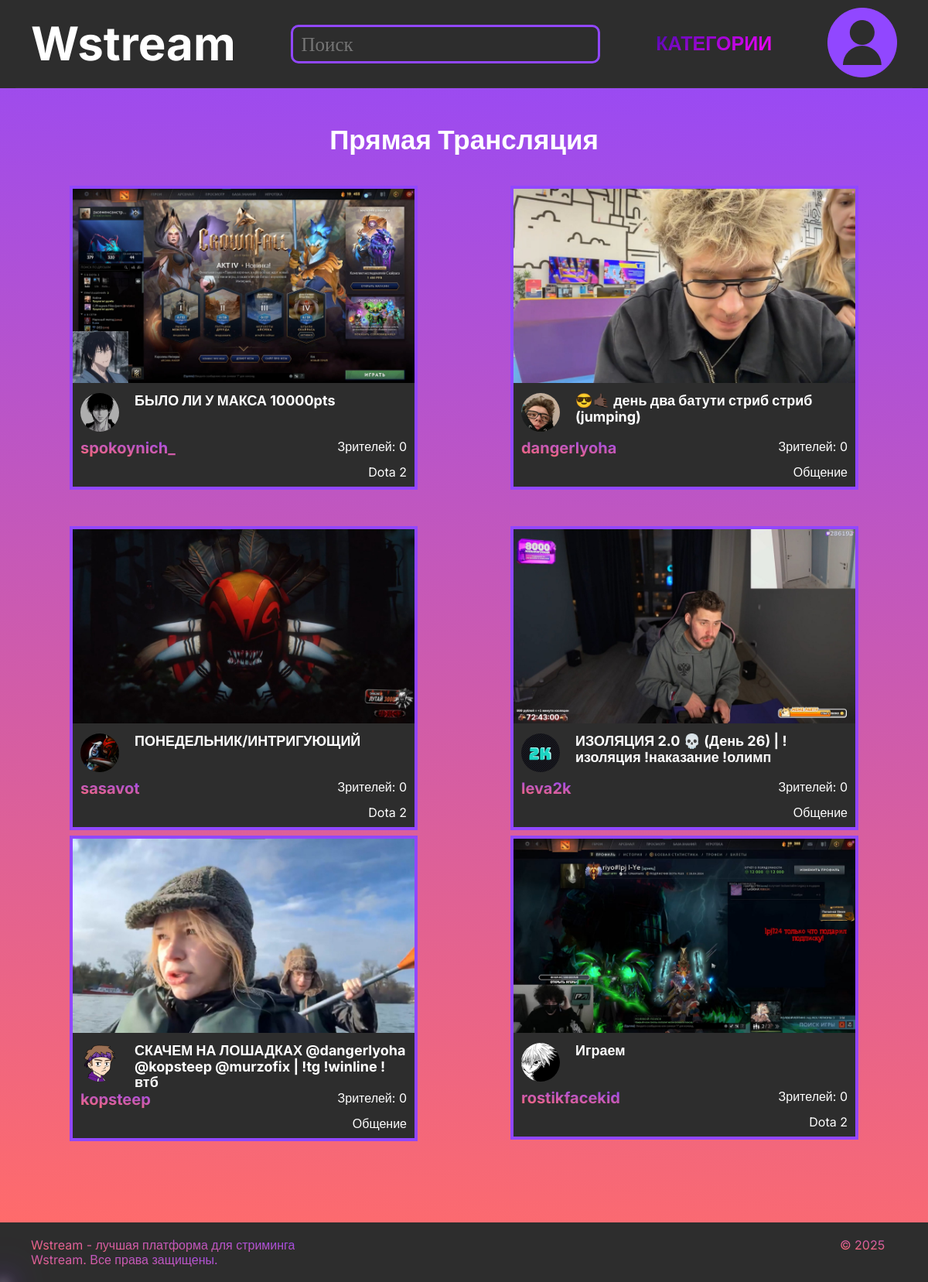
The page / on the database its author committed.
### hello/models.py (models this page shows, shortened)
class Streams(models.Model):
    status = [
        ("Транслируется", "Транслируется"),
        ("Завершился", "Завершился")
    ]
    name = models.CharField('Название стрима', max_length=200, default="Новый стрим")
    id_users = models.ForeignKey(Users, on_delete=models.CASCADE, verbose_name='Пользователь')
    category = models.ForeignKey(StreamCategory, on_delete=models.SET_NULL, null=True, blank=True, verbose_name='Категория')
    status = models.CharField('Статус', max_length=50, choices=status, default="Транслируется")
    preview = models.ImageField('Обложка', upload_to='stream-preview/', null=True, blank=True)
    start_time = models.DateTimeField('Время начала стрима', default=timezone.now)
    end_time = models.DateTimeField('Время окончания стрима', null=True, blank=True)
    max_viewers = models.IntegerField('Макс. кол. зрителей', null=True, blank=True, default=0)
    description = models.TextField('Описание стрима', null=True, blank=True)
    class Meta:
        verbose_name = "Стрим"
        verbose_name_plural = "Стримы"
    @staticmethod
    def get_current_streams():
        return Streams.objects.filter(status="Транслируется").order_by('-start_time')

class Users(models.Model):
    rol = [
        ("Админ", "Админ"),
        ("Модератор", "Модератор"),
        ("Обычный пользователь", "Обычный пользователь")
    ]
    user = models.OneToOneField(User, on_delete=models.CASCADE, verbose_name='Пользователь Django', null=True, blank=True)
    user_name = models.CharField(verbose_name='Имя пользователя', max_length=30, default="Пользователь")
    email = models.EmailField("Почта", max_length=100, default="user@example.com")
    hash_particle = models.CharField('Хэш', max_length=100, blank=True, null=True)
    registration_date = models.DateField("Дата регистрации", auto_now_add=True)
    about = models.TextField("Информация о себе", null=True, blank=True)
    avatar = models.ImageField('Аватарка', upload_to='users_photos/', null=True, blank=True, default='users_photos/default_avatar.png')
    nickname = models.CharField("Никнейм", max_length=50, default="User")
    roles = models.CharField('Роль', max_length=50, choices=rol, default="Обычный пользователь")
    class Meta:
        verbose_name = "Пользователь"
        verbose_name_plural = "Пользователи"

class StreamCategory(models.Model):
    name = models.CharField('Название категории', max_length=50,  unique=True)
    image = models.ImageField('Изображение категории', upload_to='category_images/', null=True, blank=True)
    description = models.TextField('Описание категории', null=True, blank=True)
    created_at = models.DateTimeField('Дата создания', auto_now_add=True)
    current_viewers = models.IntegerField('Текущее количество зрителей', default=0)
    total_streams = models.IntegerField('Всего стримов', default=0)
    class Meta:
        verbose_name = "Категория стримов"
        verbose_name_plural = "Категории стримов"
    def __str__(self):
        return self.name

### hello/views.py (the view, shortened to what this page needs)
# urls.py: path('', page1, name='home'),
def page1(request):
    try:
        current_streams = Streams.get_current_streams()
    except Exception as e:
        current_streams = Streams.objects.none()
        print(f"Error in page1: {e}")
    context = {
        'streams': current_streams,
    }
    return render(request, 'base.html', context)

### hello/templates/base.html (shortened to what this page needs)
{% load static %}
<!DOCTYPE html>
<html lang="ru">
<head>
    <link rel="stylesheet" href="{% static 'css/normalize.css' %}" type="text/css">
    <link rel="stylesheet" href="{% static 'css/style.css' %}" type="text/css">
</head>
<body>
    <header class="header">
        <div class="container">
            <nav class="menu">
                <a href="{% url 'home' %}" class="linklogo">
                    <h1 class="title">Wstream</h1>
                </a>
                <form class="seacrh-all" action="/search" method="get">
                    <input class="search-logo" type="text" name="query" placeholder="Поиск">
                </form>
                <a href="{% url 'categories' %}" class="categoryy">Категории</a>
                <a href="{% url 'profile' %}" class="user-linkiii">
                    <img src="{% static 'images/Group 3.png' %}" alt="user" class="user-avatar">
                </a>
            </nav>
        </div>
    </header>
    <main class="main">
        <div class="container2">
            <h2 class="live-stream">Прямая Трансляция</h2>
            <div class="treams">
                {% for stream in streams %}
                <a href="{% url 'stream_detail' stream.id %}" class="link-streamer">
                    <div class="streamer">
                        {% if stream.preview %}
                        <img src="{{ stream.preview.url }}" alt="Обложка" class="pr">
                        {% else %}
                        <img src="{% static 'images/image (3).png' %}" alt="Обложка" class="pr">
                        {% endif %}
                        <div class="information">
                            {% if stream.id_users.avatar %}
                            <img src="{{ stream.id_users.avatar.url }}" alt="ava" class="avatar">
                            {% else %}
                            <img src="{% static 'images/image (2).png' %}" alt="ava" class="avatar">
                            {% endif %}
                            <h3 class="name-stream">{{ stream.name }}</h3>
                        </div>
                        <div class="right-left">
                            <p class="nick">{{ stream.id_users.nickname }}</p>
                            <p class="viewers">Зрителей: {{ stream.max_viewers|default:"0" }}</p>
                        </div>
                        <p class="category">{{ stream.category }}</p>
                    </div>
                </a>
                {% empty %}
                <p class="no-streams">Нет активных стримов</p>
                {% endfor %}
            </div>
        </div>
    </main>
    <footer class="footer">
        <div class="container">
            <div class="left">
                <p class="text">Wstream - лучшая платформа для стриминга</p>
            </div>
            <div class="right">
                <p class="text">© 2025 Wstream. Все права защищены.</p>
            </div>
        </div>
    </footer>
</body>
</html>

### hello/static/css/style.css (style rules this page uses)
body { color: #ffffff; min-height: 100%; min-width: 100%; cursor: none; font-family: "Inter", sans-serif; }
.linklogo { cursor: default }
* { margin: 0; box-sizing: border-box; }
a { text-decoration: none; color: #ffffff }
.header { background: #2d2d2d; width: 100vw; position: fixed; z-index: 1000; }
.container { max-width: 1490px; margin: 0 auto; }
.container2 { max-width: 1490px; margin: 90px auto; }
.menu { background: #2d2d2d; padding: 10px 20px; display: flex; justify-content: space-between; align-items: center; border-bottom: 1px solid #333; }
.search-logo { width: 600px; height: 50px; padding-left: 10px; border-radius: 10px; border: 3px solid #9147FF; font-size: 1.875rem; color: #fff; line-height: 40px; background-color: #2d2d2d; outline: none; font-family: "Inter", sans-seri; }
.categoryy { font-size: 1.5625rem; font-weight: 700; text-transform: uppercase; background: linear-gradient(150deg, #4c0aaf, #ff02ff); -webkit-background-clip: text; -webkit-text-fill-color: transparent; transition: all 0.5s; }
.main { background: linear-gradient(185deg, #9147ff, #ff6b6b); min-height: 100vh; padding: 70px 0 60px; }
.title { font-size: 3.75rem; margin: 0; font-family: "Inter", sans-serif; font-weight: 700; }
.footer { background: #2d2d2d; padding: 20px; display: flex; }
.left { display: inline; margin-right: 350px; }
.right { display: inline; margin-left: 350px; }
.text { font-family: "Inter", sans-serif; font-weight: 400; display: inline; background: linear-gradient(185deg, #9147ff, #ff6b6b); -webkit-background-clip: text; -webkit-text-fill-color: transparent; }
a, input, button, .search-logo, .user, .linklogo { cursor: none !important; }
.live-stream { text-align: center; margin-bottom: 40px; font-size: 2.1875rem; }
.link-streamer { height: 350px; }
.streamer { background-color: #2d2d2d; min-width: 200px; width: 450px; border: 4px solid #9147FF; display: block; padding-bottom: 10px; }
.name-stream { font-size: 1.125rem; padding-left: 10px; margin: 10px 10px 0 0; }
.pr { width: 100%; height: 250.25px; }
.information { display: flex; }
.nick { text-align: center; margin-bottom: 10px; font-size: 1.25rem; font-weight: 700; background: linear-gradient(185deg, #9147ff, #ff6b6b); -webkit-background-clip: text; -webkit-text-fill-color: transparent; }
.avatar { margin: 10px; }
.treams { display: grid; gap: 50px; align-content: center; grid-template-columns: repeat(auto-fill, 400px); grid-template-rows: repeat(auto-fill, 390px); justify-content: space-evenly; padding-right: 45px; }
.avatar { width: 50px; height: 50px; border-radius: 50px; }
.right-left { display: flex; justify-content: space-between; margin: 0 10px; }
.category { text-align: right; margin-right: 10px; }
input[type="text"] { font-size: 1.5625rem; }
@media (max-width: 1200px) { .container, .container2, .container3 { padding: 0 20px; } }
@media (max-width: 1200px) { .search-logo { width: 400px; } }
@media (max-width: 1200px) { .treams { grid-template-columns: repeat(auto-fill, 450px); padding-right: 0; } }
@media (max-width: 1200px) { .streamer { width: auto; } }

### rows shown on the page
Streams: preview (picture), id_users.avatar (picture), name "БЫЛО ЛИ У МАКСА 10000pts", id_users.nickname "spokoynich_", max_viewers "0", category "Dota 2"
Streams: preview (picture), id_users.avatar (picture), name "😎🤙🏿 день два батути стриб стриб (jumping)", id_users.nickname "dangerlyoha", max_viewers "0", category "Общение"
Streams: preview (picture), id_users.avatar (picture), name "ПОНЕДЕЛЬНИК/ИНТРИГУЮЩИЙ", id_users.nickname "sasavot", max_viewers "0", category "Dota 2"
Streams: preview (picture), id_users.avatar (picture), name "ИЗОЛЯЦИЯ 2.0 💀 (День 26) | !изоляция !наказание !олимп", id_users.nickname "leva2k", max_viewers "0", category "Общение"
Streams: preview (picture), id_users.avatar (picture), name "СКАЧЕМ НА ЛОШАДКАХ @dangerlyoha @kopsteep @murzofix | !tg !winline !втб", id_users.nickname "kopsteep", max_viewers "0", category "Общение"
Streams: preview (picture), id_users.avatar (picture), name "Играем", id_users.nickname "rostikfacekid", max_viewers "0", category "Dota 2"
